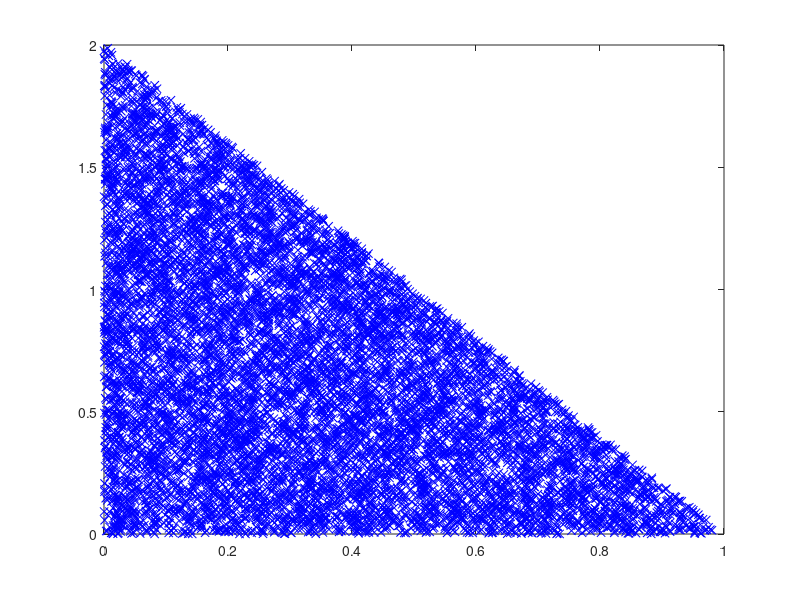

Recreate this plot in MATLAB.
% Matlab exercise: Plot the triangle as in the previous problem.
% (a) Turn in your plot of the triangle.
% (b) Find E[X] from simulation.
% (c) Find E[Y] from simulation.

clear;
N=10000;
hits = 0;
X = zeros(N,2);

while hits < N    
    x = rand();
    y = rand()*2;
    
    if(x > 1-y/2)
        %ignore
    else
        %add
        hits = hits+1;
        X(hits,1) = x;
        X(hits,2) = y;
    end;
end;

plot(X(:,1), X(:,2), 'xb');
E_X = sum(X(:,1))/N;
E_Y = sum(X(:,2))/N;
